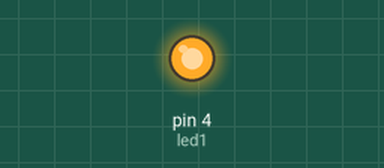
Simulated run of this sketch. Board: Arduino Uno, built with avr-gcc and run on an emulated ATmega328P. On the bench: output pins drawn as LEDs (lit = HIGH).

Above: at 0.1 s.
Timing chart, 0 to 1.6 s (numbered marks = the images above):
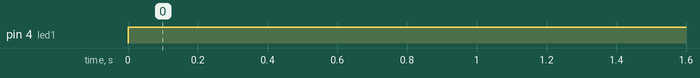

The sketch:

led.ino
```cpp
int led1=4; //conectar en el pin 4
void setup() {
  pinMode(led1, OUTPUT);
}


void loop() {
  digitalWrite(led1, HIGH);  //encender led
  //delay(1000);            // espera de tiempo
  //digitalWrite(led1, LOW);  //apagar led
  //delay(1000);
}
```

Measured:
- by itself, pin 4 (led1): LOW → HIGH at 0.00 s
